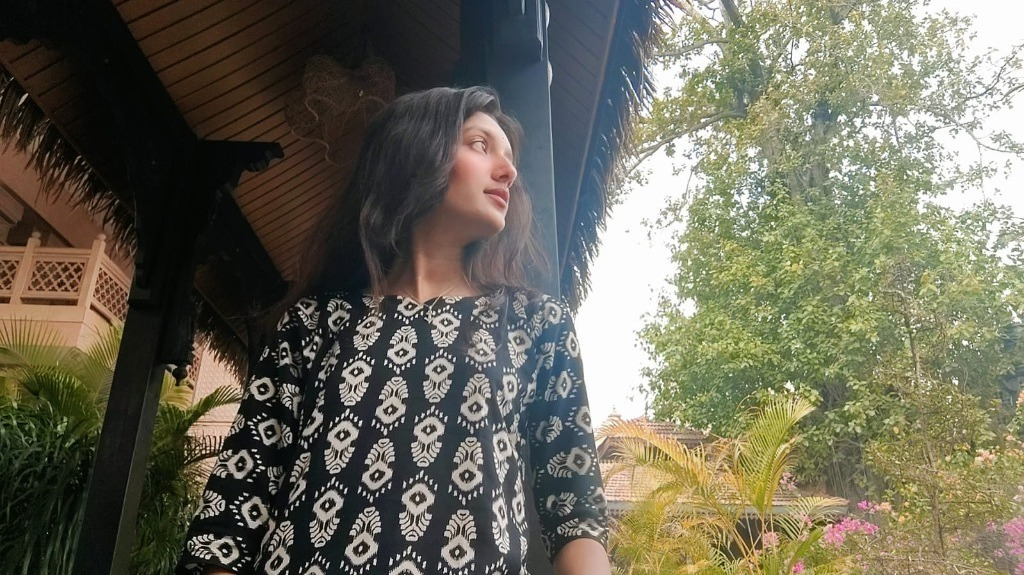
#> input picture images/media__1783843954320.jpg, 1024 x 575 px, found by its file name
$ python rotate_images.py
#> lines starting #> are read from the running program, lines starting #| are printed output that depends on the picture
from PIL import Image
import os

images = {
    'media__1783843954320.jpg': 180, # Great Times
    'media__1783843967420.jpg': 90,  # Good Vibes (rotate 270 degrees in CSS means 90 degrees CCW, or is it 270 CW? PIL rotate is CCW. CSS rotate is CW. So 270 CW = 90 CCW)
    'media__1783843971210.jpg': 90,  # Forever
    'media__1783843963476.jpg': 180, # Together
    'media__1783843821090.jpg': 180, # Celebrations
}

for img_name, angle in images.items():
    path = f"/home/swajal/sis-bday/frontend/public/images/{img_name}"
    if os.path.exists(path):
        with Image.open(path) as img:
            # PIL rotate is counter-clockwise. CSS rotate is clockwise.
            # So angle 180 is same. Angle 270 CW = 90 CCW.
#> img is the input picture: PIL image 1024x575 RGB; mean R, G, B 108.2, 105.9, 89.5
            rotated = img.rotate(-angle, expand=True) # negative angle for CW
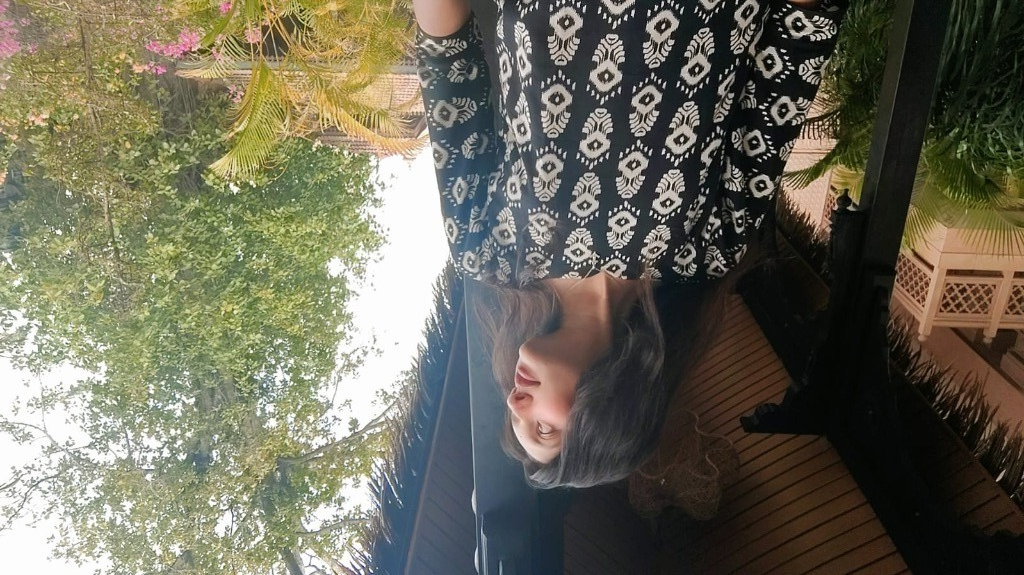
#> rotated: PIL image 1024x575 RGB; mean R, G, B 108.2, 105.9, 89.5
            rotated.save(path)
            print(f"Rotated {img_name} by {angle} CW")
    else:
        print(f"Not found: {path}")
#> pass 2 of the loop `for img_name, angle in images.items():`:
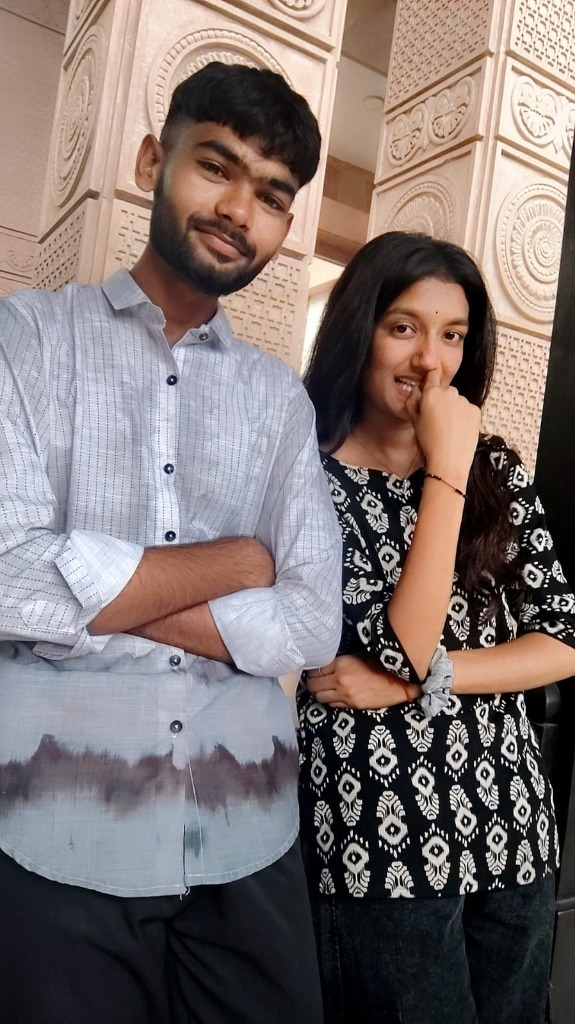
#> input picture images/media__1783843967420.jpg, 575 x 1024 px, found by its file name
#> img is the input picture: PIL image 575x1024 RGB; mean R, G, B 127.4, 115.5, 113.2
#> `rotated = img.rotate(-angle, expand=True)`:
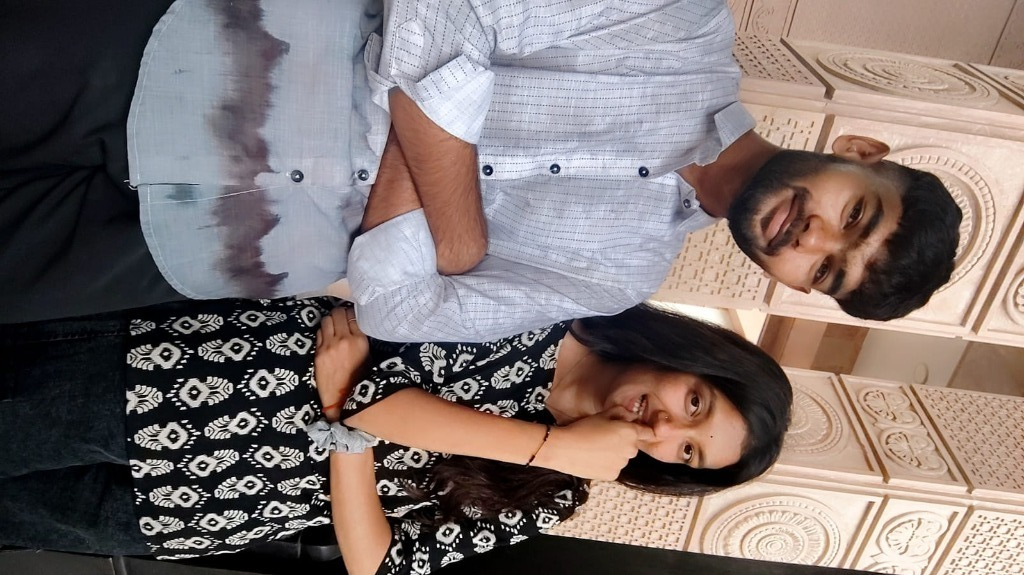
#> rotated: PIL image 1024x575 RGB; mean R, G, B 127.4, 115.5, 113.2
#> pass 3 of the loop `for img_name, angle in images.items():`:
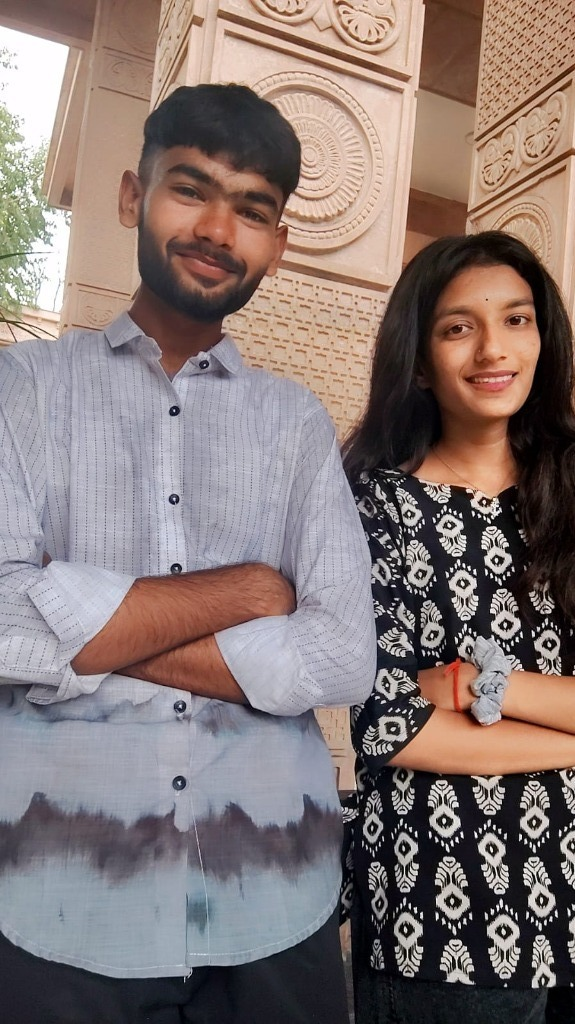
#> input picture images/media__1783843971210.jpg, 575 x 1024 px, found by its file name
#> img is the input picture: PIL image 575x1024 RGB; mean R, G, B 134.7, 119.9, 117
#> `rotated = img.rotate(-angle, expand=True)`:
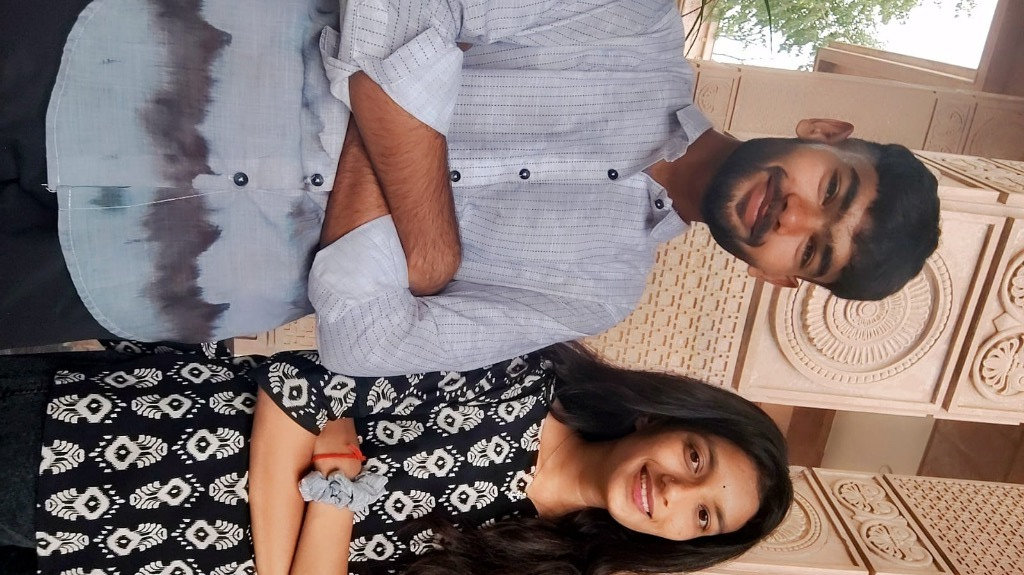
#> rotated: PIL image 1024x575 RGB; mean R, G, B 134.7, 119.9, 117
#> the loop made 5 passes; the first 3 are shown
